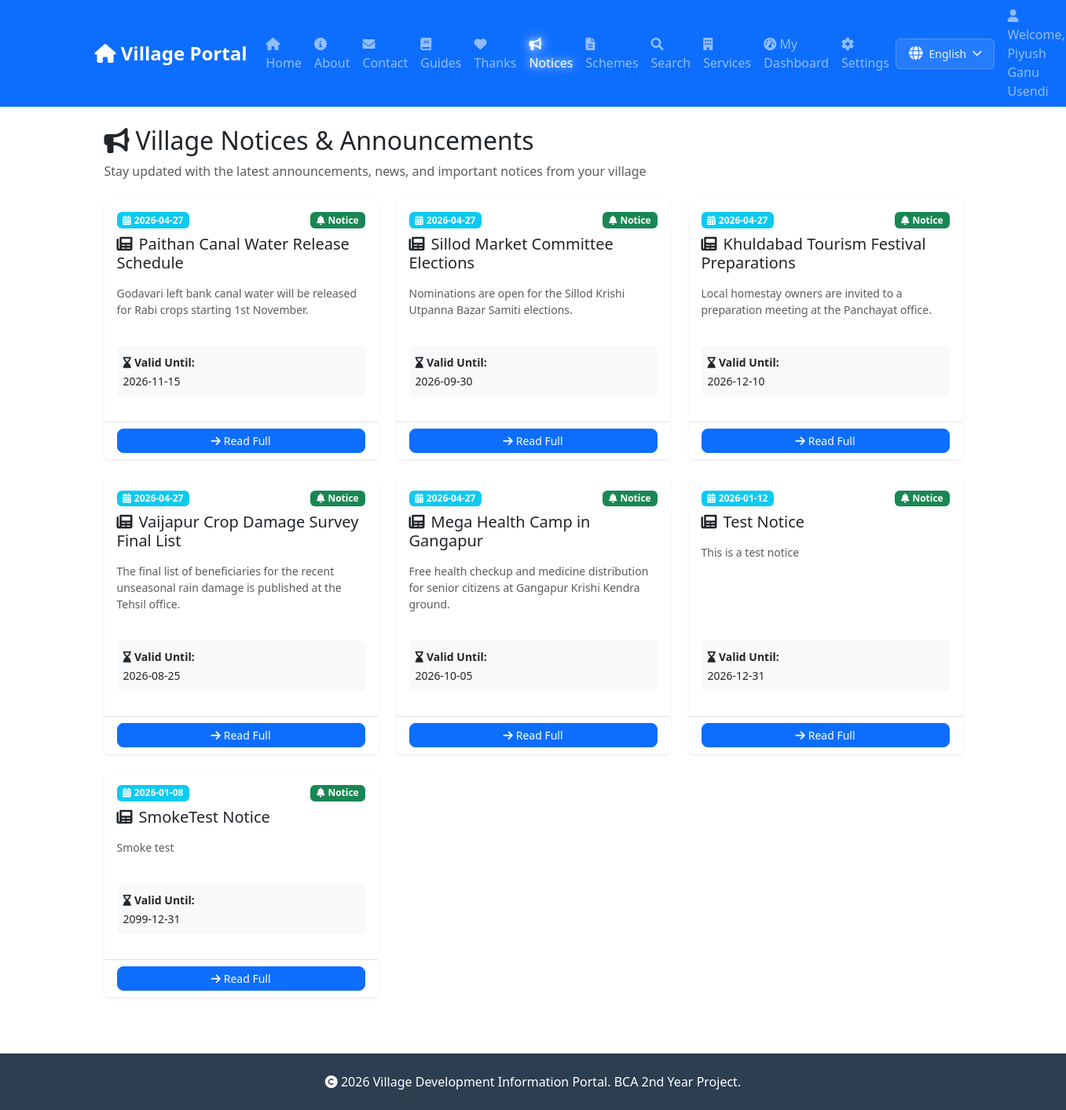
/notices (signed in), run on the app's committed database.
### tables this page shows
CREATE TABLE users (
            id INTEGER PRIMARY KEY AUTOINCREMENT,
            name TEXT NOT NULL,
            email TEXT UNIQUE NOT NULL,
            password_hash TEXT NOT NULL,
            role TEXT NOT NULL,
            created_at TIMESTAMP DEFAULT CURRENT_TIMESTAMP
        , theme_preference TEXT DEFAULT 'light', location TEXT);

CREATE TABLE notices (
            id INTEGER PRIMARY KEY AUTOINCREMENT,
            title TEXT NOT NULL,
            description TEXT,
            publish_date TIMESTAMP DEFAULT CURRENT_TIMESTAMP,
            valid_until TIMESTAMP,
            attachment_url TEXT,
            created_by INTEGER
        , scheme_id INTEGER);

### app.py (the view)
@app.route('/notices')
def notices():
    conn = get_db()
    cursor = conn.cursor()
    cursor.execute('SELECT * FROM notices ORDER BY publish_date DESC')
    notices = cursor.fetchall()
    conn.close()
    return render_template('notices.html', notices=notices)

### app.py (called while the page is built)
def get_db():
    db_path = app.config.get('DATABASE', 'database.db')
    conn = sqlite3.connect(db_path)
    conn.row_factory = sqlite3.Row
    return conn

@login_manager.user_loader
def load_user(user_id):
    conn = get_db()
    cursor = conn.cursor()
    cursor.execute('SELECT * FROM users WHERE id = ?', (user_id,))
    user = cursor.fetchone()
    conn.close()
    if user:
        return User(user['id'], user['name'], user['email'], user['role'], dict(user).get('location'))
    return None

### templates/notices.html (shortened to what this page needs)
{% extends "base.html" %}
{% block content %}
<div class="container-fluid">
    <div class="mb-4">
        <h2 class="mb-2"><i class="fas fa-bullhorn me-2"></i>Village Notices & Announcements</h2>
        <p class="text-muted">Stay updated with the latest announcements, news, and important notices from your village
        </p>
    </div>
    {% if notices %}
    <div class="row">
        {% for notice in notices %}
        <div class="col-md-6 col-lg-4 mb-4">
            <div class="card border-0 shadow-sm h-100 cursor-pointer notice-card transition-hover"
                onclick="window.location.href='{{ url_for('notice_detail', notice_id=notice.id) }}';"
                style="cursor: pointer; transition: all 0.3s ease;">
                <div class="card-body d-flex flex-column">
                    <div class="d-flex justify-content-between align-items-start mb-2">
                        <span class="badge bg-info">
                            <i class="fas fa-calendar-alt me-1"></i>{{ notice.publish_date[:10] }}
                        </span>
                        <span class="badge bg-success">
                            <i class="fas fa-bell me-1"></i>Notice
                        </span>
                    </div>
                    <h5 class="card-title mb-3">
                        <i class="fas fa-newspaper me-2"></i>{{ notice.title }}
                    </h5>
                    <p class="card-text text-muted small mb-3 flex-grow-1">
                        {{ notice.description[:120] }}{% if notice.description|length > 120 %}...{% endif %}
                    </p>
                    <div class="mb-3 p-2 bg-light rounded">
                        <small>
                            <strong><i class="fas fa-hourglass-end me-1"></i>Valid Until:</strong><br>
                            {{ notice.valid_until or 'Ongoing' }}
                        </small>
                    </div>
                </div>
                <div class="card-footer bg-white border-top">
                    <div class="d-flex gap-2">
                        <a href="{{ url_for('notice_detail', notice_id=notice.id) }}"
                            class="btn btn-sm btn-primary flex-grow-1" onclick="event.stopPropagation();">
                            <i class="fas fa-arrow-right me-1"></i>Read Full
                        </a>
                    </div>
                </div>
            </div>
        </div>
        {% endfor %}
    </div>
    {% endif %}
</div>
{% endblock %}

### templates/base.html (shortened to what this page needs)
<!DOCTYPE html>
<html lang="en">
<head>
    <link href="https://cdn.jsdelivr.net/npm/bootstrap@5.3.0/dist/css/bootstrap.min.css" rel="stylesheet">
    <link rel="stylesheet" href="https://cdnjs.cloudflare.com/ajax/libs/font-awesome/6.0.0/css/all.min.css">
</head>
<body>
    <nav class="navbar navbar-expand-lg navbar-dark bg-primary sticky-top">
        <div class="container">
            <a class="navbar-brand" href="/">
                <i class="fas fa-home"></i> Village Portal
            </a>
            <div class="collapse navbar-collapse" id="navbarNav">
                <ul class="navbar-nav me-auto">
                    <li class="nav-item">
                        <a class="nav-link" href="/">
                            <i class="fas fa-house"></i> Home
                        </a>
                    </li>
                    <li class="nav-item">
                        <a class="nav-link" href="/about">
                            <i class="fas fa-info-circle"></i> About
                        </a>
                    </li>
                    <li class="nav-item">
                        <a class="nav-link" href="/contact">
                            <i class="fas fa-envelope"></i> Contact
                        </a>
                    </li>
                    <li class="nav-item">
                        <a class="nav-link" href="/documentation">
                            <i class="fas fa-book"></i> Guides
                        </a>
                    </li>
                    <li class="nav-item">
                        <a class="nav-link" href="/acknowledgements">
                            <i class="fas fa-heart"></i> Thanks
                        </a>
                    </li>
                    <li class="nav-item">
                        <a class="nav-link" href="/notices">
                            <i class="fas fa-bullhorn"></i> Notices
                        </a>
                    </li>
                    <li class="nav-item">
                        <a class="nav-link" href="/schemes">
                            <i class="fas fa-file-alt"></i> Schemes
                        </a>
                    </li>
                    <li class="nav-item">
                        <a class="nav-link" href="/search">
                            <i class="fas fa-search"></i> Search
                        </a>
                    </li>
                    <li class="nav-item">
                        <a class="nav-link" href="/services">
                            <i class="fas fa-building"></i> Services
                        </a>
                    </li>
                    {% if current_user.is_authenticated and current_user.role != 'admin' %}
                    <li class="nav-item">
                        <a class="nav-link" href="/user/dashboard">
                            <i class="fas fa-tachometer-alt"></i> My Dashboard
                        </a>
                    </li>
                    {% endif %}
                    {% if current_user.is_authenticated %}
                    <li class="nav-item">
                        <a class="nav-link" href="/settings">
                            <i class="fas fa-cog"></i> Settings
                        </a>
                    </li>
                    {% endif %}
                </ul>
                <ul class="navbar-nav">
                    <li class="nav-item d-flex align-items-center me-3">
                        <div class="language-switcher-container">
                            <button class="language-switcher-btn" id="languageSwitcherBtn"
                                onclick="toggleLanguageDropdown(event)">
                                <i class="fas fa-globe"></i>
                                <span id="currentLanguageDisplay">English</span>
                                <i class="fas fa-chevron-down" style="font-size: 0.8rem;"></i>
                            </button>
                        </div>
                    </li>
                    {% if current_user.is_authenticated %}
                    <li class="nav-item">
                        <span class="navbar-text me-3">
                            <i class="fas fa-user"></i> Welcome, {{ current_user.name }}
                        </span>
                    </li>
                    {% else %}
                    <li class="nav-item">
                        <a class="nav-link" href="/login">
                            <i class="fas fa-sign-in-alt"></i> Admin Login
                        </a>
                    </li>
                    {% endif %}
                </ul>
            </div>
        </div>
    </nav>
    <div class="container mt-4">
        {% block content %}{% endblock %}
    </div>
    <footer class="footer bg-dark text-white py-4 mt-5">
        <div class="container text-center">
            <p class="mb-0">
                <i class="fas fa-copyright"></i> 2026 Village Development Information Portal.
                BCA 2nd Year Project.
            </p>
        </div>
    </footer>
</body>
</html>

### templates/base.html (style rules this page uses)
.navbar-brand { font-weight: bold; font-size: 1.5rem; }
.card { margin-bottom: 20px; border: none; box-shadow: 0 2px 10px rgba(0, 0, 0, 0.1); }
.footer { margin-top: 50px; background: #2c3e50 !important; }
.btn { border-radius: 8px; }
.nav-link { font-weight: 500; }
.nav-link.glow-active { color: #fff !important; text-shadow: 0 0 10px rgba(255, 255, 255, 0.8), 0 0 20px rgba(255, 255, 255, 0.6); animation: textGlow 2s infinite; }
body, html { top: 0px !important; margin-top: 0px !important; padding-top: 0px !important; }
.language-switcher-btn { display: flex; align-items: center; justify-content: center; gap: 8px; padding: 8px 16px; background-color: rgba(255, 255, 255, 0.1); color: rgba(255, 255, 255, 0.9); border: 1px solid rgba(255, 255, 255, 0.2); border-radius: 6px; cursor: pointer; font-size: 14px; font-weight: 500; transition: all 0.3s ease; text-decoration: none; white-space: nowrap; }
.language-switcher-btn i { font-size: 1.1rem; }
.language-switcher-container { position: relative; }

### templates/notices.html (style rules this page uses)
.notice-card { cursor: pointer; position: relative; }
.notice-card::before { content: ''; position: absolute; top: 0; left: 0; right: 0; height: 3px; background: linear-gradient(90deg, #0d6efd, #0dcaf0); opacity: 0; transition: opacity 0.3s ease; border-radius: 10px 10px 0 0; }
.transition-hover { transition: all 0.3s ease; }

### data on the page
users: name "Piyush Ganu Usendi"
notices: publish_date "2026-04-27", title "Paithan Canal Water Release Schedule", description "Godavari left bank canal water will be released for Rabi crops starting 1st November.", valid_until "2026-11-15"
notices: publish_date "2026-04-27", title "Sillod Market Committee Elections", description "Nominations are open for the Sillod Krishi Utpanna Bazar Samiti elections.", valid_until "2026-09-30"
notices: publish_date "2026-04-27", title "Khuldabad Tourism Festival Preparations", description "Local homestay owners are invited to a preparation meeting at the Panchayat office.", valid_until "2026-12-10"
notices: publish_date "2026-04-27", title "Vaijapur Crop Damage Survey Final List", description "The final list of beneficiaries for the recent unseasonal rain damage is published at the Tehsil office.", valid_until "2026-08-25"
notices: publish_date "2026-04-27", title "Mega Health Camp in Gangapur", description "Free health checkup and medicine distribution for senior citizens at Gangapur Krishi Kendra ground.", valid_until "2026-10-05"
notices: publish_date "2026-01-12", title "Test Notice", description "This is a test notice", valid_until "2026-12-31"
notices: publish_date "2026-01-08", title "SmokeTest Notice", description "Smoke test", valid_until "2099-12-31"
